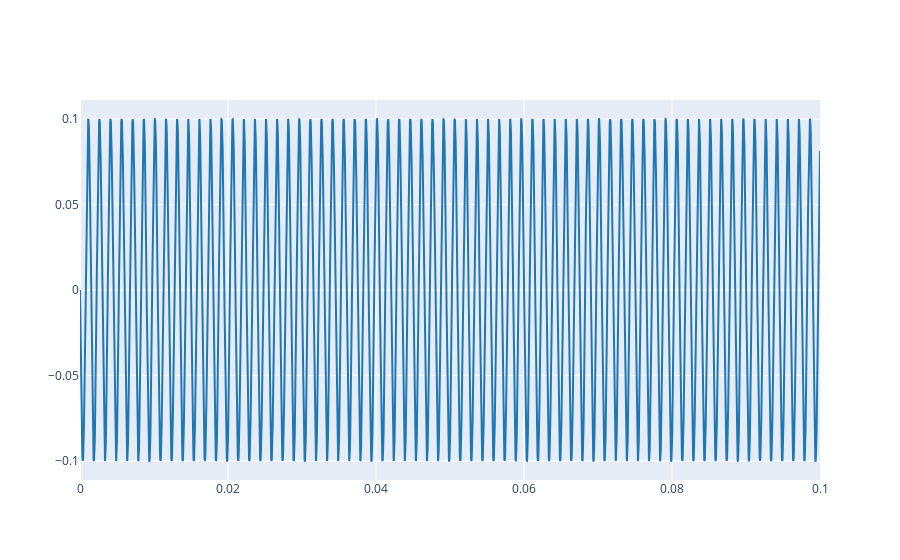

Notebook code for this chart:
### Markdown cell above
2.1. Define a complex exponential with the same parameters that those from Lab 1 (Ex 3.1) and plot the real part.

### Code cell
plot_signals([np.real(x)], fs, name=['real part'])

### Figure 1 — Plotly figure (JSON) as saved in the notebook; plotly's stock layout.template omitted (floating-point values rounded to 4 significant figures; data arrays with more than 128 entries replaced by an {"elided": "..."} marker saying what was removed)
{"data": [{"line": {"color": "#1f77b4", "shape": "linear"}, "mode": "lines", "name": "real part", "type": "scatter", "x": {"elided": "4410 float values"}, "y": {"elided": "4410 float values"}}], "layout": {}}
